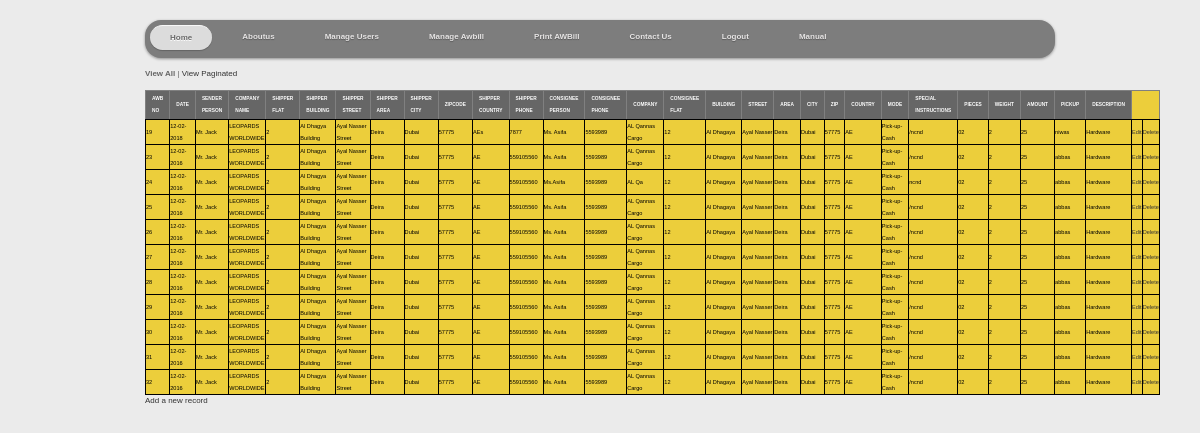
The page /view.php on the database its author committed.
### tables this page shows
CREATE TABLE `awbill` (
  `awbno` int(11) NOT NULL,
  `date` text NOT NULL,
  `sconper` varchar(255) NOT NULL,
  `scompname` varchar(255) NOT NULL,
  `sflat` int(12) NOT NULL,
  `sbuild` varchar(255) NOT NULL,
  `sstreet` varchar(255) NOT NULL,
  `sarea` varchar(255) NOT NULL,
  `scity` varchar(255) NOT NULL,
  `szip` int(12) NOT NULL,
  `scountry` varchar(255) NOT NULL,
  `sphone` int(15) NOT NULL,
  `ccontper` varchar(255) NOT NULL,
  `consphone` int(15) NOT NULL,
  `ccompname` varchar(255) NOT NULL,
  `cflat` int(12) NOT NULL,
  `cbuilding` varchar(255) NOT NULL,
  `cstreet` varchar(255) NOT NULL,
  `carea` varchar(255) NOT NULL,
  `ccity` varchar(255) NOT NULL,
  `czip` int(12) NOT NULL,
  `ccountry` varchar(255) NOT NULL,
  `mode` varchar(255) NOT NULL,
  `sinst` varchar(255) NOT NULL,
  `pieces` varchar(255) NOT NULL,
  `weight` int(12) NOT NULL,
  `amt` int(12) NOT NULL,
  `pickup` varchar(255) NOT NULL,
  `descr` varchar(255) NOT NULL
);

### view.php (the view, shortened to what this page needs)
<!DOCTYPE HTML PUBLIC "-//W3C//DTD HTML 4.01//EN" "http://www.w3.org/TR/html4/strict.dtd">
<html>
<head>
  <link rel="stylesheet" href="https://maxcdn.bootstrapcdn.com/bootstrap/3.3.7/css/bootstrap.min.css">
</head>
<body>
<?php include 'scroll.php';?>
<?php
$result = mysql_query("SELECT * FROM awbill")
or die(mysql_error());
echo "<p><b>View All</b> | <a href='view-paginated.php?page=1'>View Paginated</a></p>";
echo "<table border='1' cellpadding='10'>";
echo "<tr>
<th>AWB NO</th>
 <th>DATE</th>
<th>SENDER PERSON</th>
 <th>COMPANY NAME</th>
 <th>SHIPPER FLAT</th>
  <th>SHIPPER BUILDING</th>
 <th>SHIPPER STREET</th>
  <th>SHIPPER AREA</th>
 <th>SHIPPER CITY</th>
  <th>ZIPCODE</th>
 <th>SHIPPER COUNTRY</th>
  <th>SHIPPER PHONE</th>
 <th>CONSIGNEE PERSON</th>
  <th>CONSIGNEE PHONE</th>
 <th>COMPANY</th>
  <th>CONSIGNEE FLAT</th>
 <th>BUILDING</th>
  <th>STREET</th>
 <th>AREA</th>
  <th>CITY</th>
 <th>ZIP</th>
  <th>COUNTRY</th>
 <th>MODE</th>
  <th>SPECIAL INSTRUCTIONS</th>
  <th>PIECES</th>
 <th>WEIGHT</th>
  <th>AMOUNT</th>
 <th>PICKUP</th>
  <th>DESCRIPTION</th>
 </tr>";
while($row = mysql_fetch_array( $result )) {
echo "<tr>";
echo '<td>' . $row['awbno'] . '</td>';
echo '<td>' . $row['date'] . '</td>';
echo '<td>' . $row['sconper'] . '</td>';
echo '<td>' . $row['scompname'] . '</td>';
echo '<td>' . $row['sflat'] . '</td>';
echo '<td>' . $row['sbuild'] . '</td>';
echo '<td>' . $row['sstreet'] . '</td>';
echo '<td>' . $row['sarea'] . '</td>';
echo '<td>' . $row['scity'] . '</td>';
echo '<td>' . $row['szip'] . '</td>';
echo '<td>' . $row['scountry'] . '</td>';
echo '<td>' . $row['sphone'] . '</td>';
echo '<td>' . $row['ccontper'] . '</td>';
echo '<td>' . $row['consphone'] . '</td>';
echo '<td>' . $row['ccompname'] . '</td>';
echo '<td>' . $row['cflat'] . '</td>';
echo '<td>' . $row['cbuilding'] . '</td>';
echo '<td>' . $row['cstreet'] . '</td>';
echo '<td>' . $row['carea'] . '</td>';
echo '<td>' . $row['ccity'] . '</td>';
echo '<td>' . $row['czip'] . '</td>';
echo '<td>' . $row['ccountry'] . '</td>';
echo '<td>' . $row['mode'] . '</td>';
echo '<td>' . $row['sinst'] . '</td>';
echo '<td>' . $row['pieces'] . '</td>';
echo '<td>' . $row['weight'] . '</td>';
echo '<td>' . $row['amt'] . '</td>';
echo '<td>' . $row['pickup'] . '</td>';
echo '<td>' . $row['descr'] . '</td>';
echo '<td><a href="edit.php?awbno=' . $row['awbno'] . '">Edit</a></td>';
echo '<td><a href="delete.php?awbno=' . $row['awbno'] . '">Delete</a></td>';
echo "</tr>";
}
echo "</table>";
?>
<p><a href="new.php">Add a new record</a></p>
</body>
</html>

### scroll.php (shortened to what this page needs)
<!DOCTYPE html PUBLIC "-//W3C//DTD XHTML 1.0 Strict//EN" "http://www.w3.org/TR/xhtml1/DTD/xhtml1-strict.dtd">
<html xmlns="http://www.w3.org/1999/xhtml">
<head>
</head>
<body>
<ul id="nav">
	<li class="current"><a href="index.php">Home</a></li>
		<li><a href="aboutus.php">Aboutus</a></li>
	<li><a href="">Manage Users</a>
	</li>
	<li><a href="awbill.php">Manage Awbill</a>
			</li>
		</ul>
<li><a href="fetc.php">Print AWBill</a>
	</li>
	<li><a href="contactus.php">Contact Us</a></li>
	<li><a href="Logout.php">Logout</a></li>
	<li><a href="manual.pdf">Manual</a></li>
</body>
</html>

### view.php (style rules this page uses)
table { margin: 0px; background: #ecce3b; }
th { font-family: Arial, Helvetica, sans-serif; font-size: .6em; background: #666; font-weight:bold; color: #FFF; padding: 2px 6px; border-collapse: separate; border: 1px solid black #000; }
td { font-family: Arial, Helvetica, sans-serif; font-size: .7em; border: 1px solid black; color: black; }

### scroll.php (style rules this page uses)
body { font: normal .8em/1.5em Arial, Helvetica, sans-serif; background: #ebebeb; width:910px; margin: 20px auto; color: #666; }
a { color: #333; }
#nav { margin: 0; padding: 5px 0px 0; background: #7d7d7d url(img/gradient.png) repeat-x 0 -110px; line-height: 100%; border-radius: 2em; -webkit-border-radius: 2em; -moz-border-radius: 2em; -webkit-box-shadow: 0 1px 3px rgba(0,0,0, .4); -moz-box-shadow: 0 1px 3px rgba(0,0,0, .4); }
#nav li { margin: 0 5px; padding: 0 0 8px; float: left; position: relative; list-style: none; }
#nav a { font-weight: bold; color: #e7e5e5; text-decoration: none; display: block; padding: 8px 20px; margin: 0; -webkit-border-radius: 1.6em; -moz-border-radius: 1.6em; text-shadow: 0 1px 1px rgba(0,0,0, .3); }
#nav .current a, #nav li:hover > a { background: #DCDCDC url(img/gradient.png) repeat-x 0 -40px; color: #696969; border-top: solid 1px #f8f8f8; -webkit-box-shadow: 0 1px 1px rgba(0,0,0, .2); -moz-box-shadow: 0 1px 1px rgba(0,0,0, .2); box-shadow: 0 1px 1px rgba(0,0,0, .2); text-shadow: 0 1px 0 rgba(255,255,255, 1); }
#nav:after { content: "."; display: block; clear: both; visibility: hidden; line-height: 0; height: 0; }
#nav { display: inline-block; }
html[xmlns] #nav { display: block; }

### rows shown on the page
awbill: awbno "19", date "12-02-2018", sconper "Mr. Jack", scompname "LEOPARDS WORLDWIDE", sflat "2", sbuild "Al Dhagya Building", sstreet "Ayal Nasser Street", sarea "Deira", scity "Dubai", szip "57775", scountry "AEs", sphone "7877", ccontper "Ms. Asifa", consphone "5593989", ccompname "AL Qannas Cargo", cflat "12", cbuilding "Al Dhagaya", cstreet "Ayal Nasser", carea "Deira", ccity "Dubai", czip "57775", ccountry "AE", mode "Pick-up-Cash", sinst "/ncnd", pieces "02", weight "2", amt "25", pickup "niwas", descr "Hardware"
awbill: awbno "23", date "12-02-2016", sconper "Mr. Jack", scompname "LEOPARDS WORLDWIDE", sflat "2", sbuild "Al Dhagya Building", sstreet "Ayal Nasser Street", sarea "Deira", scity "Dubai", szip "57775", scountry "AE", sphone "559105560", ccontper "Ms. Asifa", consphone "5593989", ccompname "AL Qannas Cargo", cflat "12", cbuilding "Al Dhagaya", cstreet "Ayal Nasser", carea "Deira", ccity "Dubai", czip "57775", ccountry "AE", mode "Pick-up-Cash", sinst "/ncnd", pieces "02", weight "2", amt "25", pickup "abbas", descr "Hardware"
awbill: awbno "24", date "12-02-2016", sconper "Mr. Jack", scompname "LEOPARDS WORLDWIDE", sflat "2", sbuild "Al Dhagya Building", sstreet "Ayal Nasser Street", sarea "Deira", scity "Dubai", szip "57775", scountry "AE", sphone "559105560", ccontper "Ms.Asifa", consphone "5593989", ccompname "AL Qa", cflat "12", cbuilding "Al Dhagaya", cstreet "Ayal Nasser", carea "Deira", ccity "Dubai", czip "57775", ccountry "AE", mode "Pick-up-Cash", sinst "ncnd", pieces "02", weight "2", amt "25", pickup "abbas", descr "Hardware"
awbill: awbno "25", date "12-02-2016", sconper "Mr. Jack", scompname "LEOPARDS WORLDWIDE", sflat "2", sbuild "Al Dhagya Building", sstreet "Ayal Nasser Street", sarea "Deira", scity "Dubai", szip "57775", scountry "AE", sphone "559105560", ccontper "Ms. Asifa", consphone "5593989", ccompname "AL Qannas Cargo", cflat "12", cbuilding "Al Dhagaya", cstreet "Ayal Nasser", carea "Deira", ccity "Dubai", czip "57775", ccountry "AE", mode "Pick-up-Cash", sinst "/ncnd", pieces "02", weight "2", amt "25", pickup "abbas", descr "Hardware"
awbill: awbno "26", date "12-02-2016", sconper "Mr. Jack", scompname "LEOPARDS WORLDWIDE", sflat "2", sbuild "Al Dhagya Building", sstreet "Ayal Nasser Street", sarea "Deira", scity "Dubai", szip "57775", scountry "AE", sphone "559105560", ccontper "Ms. Asifa", consphone "5593989", ccompname "AL Qannas Cargo", cflat "12", cbuilding "Al Dhagaya", cstreet "Ayal Nasser", carea "Deira", ccity "Dubai", czip "57775", ccountry "AE", mode "Pick-up-Cash", sinst "/ncnd", pieces "02", weight "2", amt "25", pickup "abbas", descr "Hardware"
awbill: awbno "27", date "12-02-2016", sconper "Mr. Jack", scompname "LEOPARDS WORLDWIDE", sflat "2", sbuild "Al Dhagya Building", sstreet "Ayal Nasser Street", sarea "Deira", scity "Dubai", szip "57775", scountry "AE", sphone "559105560", ccontper "Ms. Asifa", consphone "5593989", ccompname "AL Qannas Cargo", cflat "12", cbuilding "Al Dhagaya", cstreet "Ayal Nasser", carea "Deira", ccity "Dubai", czip "57775", ccountry "AE", mode "Pick-up-Cash", sinst "/ncnd", pieces "02", weight "2", amt "25", pickup "abbas", descr "Hardware"
awbill: awbno "28", date "12-02-2016", sconper "Mr. Jack", scompname "LEOPARDS WORLDWIDE", sflat "2", sbuild "Al Dhagya Building", sstreet "Ayal Nasser Street", sarea "Deira", scity "Dubai", szip "57775", scountry "AE", sphone "559105560", ccontper "Ms. Asifa", consphone "5593989", ccompname "AL Qannas Cargo", cflat "12", cbuilding "Al Dhagaya", cstreet "Ayal Nasser", carea "Deira", ccity "Dubai", czip "57775", ccountry "AE", mode "Pick-up-Cash", sinst "/ncnd", pieces "02", weight "2", amt "25", pickup "abbas", descr "Hardware"
awbill: awbno "29", date "12-02-2016", sconper "Mr. Jack", scompname "LEOPARDS WORLDWIDE", sflat "2", sbuild "Al Dhagya Building", sstreet "Ayal Nasser Street", sarea "Deira", scity "Dubai", szip "57775", scountry "AE", sphone "559105560", ccontper "Ms. Asifa", consphone "5593989", ccompname "AL Qannas Cargo", cflat "12", cbuilding "Al Dhagaya", cstreet "Ayal Nasser", carea "Deira", ccity "Dubai", czip "57775", ccountry "AE", mode "Pick-up-Cash", sinst "/ncnd", pieces "02", weight "2", amt "25", pickup "abbas", descr "Hardware"
awbill: awbno "30", date "12-02-2016", sconper "Mr. Jack", scompname "LEOPARDS WORLDWIDE", sflat "2", sbuild "Al Dhagya Building", sstreet "Ayal Nasser Street", sarea "Deira", scity "Dubai", szip "57775", scountry "AE", sphone "559105560", ccontper "Ms. Asifa", consphone "5593989", ccompname "AL Qannas Cargo", cflat "12", cbuilding "Al Dhagaya", cstreet "Ayal Nasser", carea "Deira", ccity "Dubai", czip "57775", ccountry "AE", mode "Pick-up-Cash", sinst "/ncnd", pieces "02", weight "2", amt "25", pickup "abbas", descr "Hardware"
awbill: awbno "31", date "12-02-2016", sconper "Mr. Jack", scompname "LEOPARDS WORLDWIDE", sflat "2", sbuild "Al Dhagya Building", sstreet "Ayal Nasser Street", sarea "Deira", scity "Dubai", szip "57775", scountry "AE", sphone "559105560", ccontper "Ms. Asifa", consphone "5593989", ccompname "AL Qannas Cargo", cflat "12", cbuilding "Al Dhagaya", cstreet "Ayal Nasser", carea "Deira", ccity "Dubai", czip "57775", ccountry "AE", mode "Pick-up-Cash", sinst "/ncnd", pieces "02", weight "2", amt "25", pickup "abbas", descr "Hardware"
awbill: awbno "32", date "12-02-2016", sconper "Mr. Jack", scompname "LEOPARDS WORLDWIDE", sflat "2", sbuild "Al Dhagya Building", sstreet "Ayal Nasser Street", sarea "Deira", scity "Dubai", szip "57775", scountry "AE", sphone "559105560", ccontper "Ms. Asifa", consphone "5593989", ccompname "AL Qannas Cargo", cflat "12", cbuilding "Al Dhagaya", cstreet "Ayal Nasser", carea "Deira", ccity "Dubai", czip "57775", ccountry "AE", mode "Pick-up-Cash", sinst "/ncnd", pieces "02", weight "2", amt "25", pickup "abbas", descr "Hardware"
